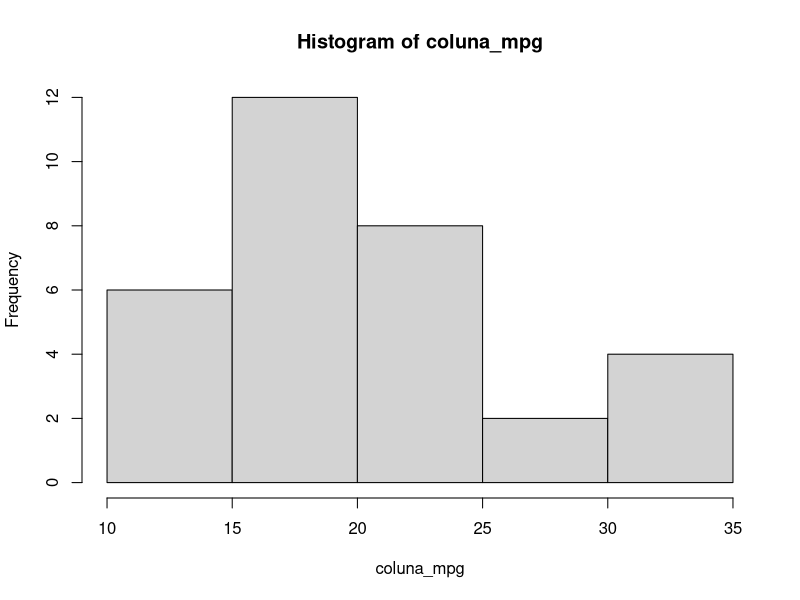
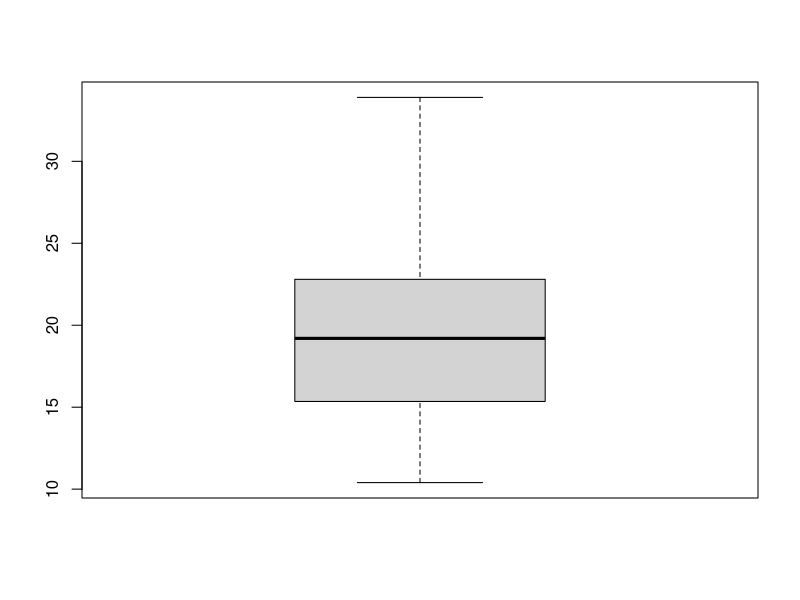
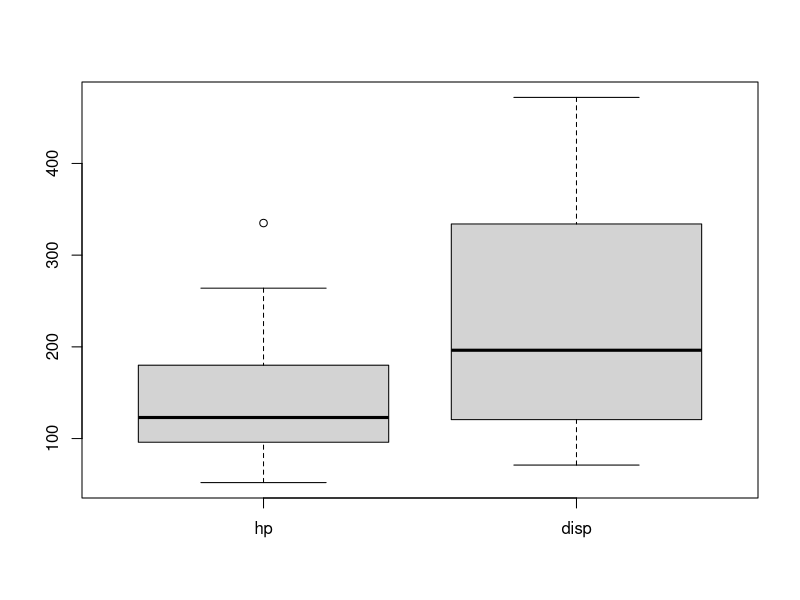
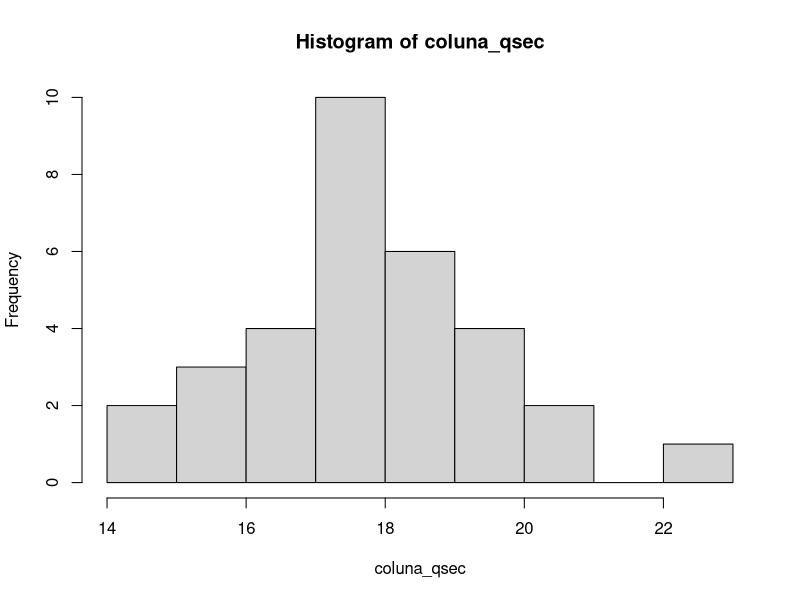
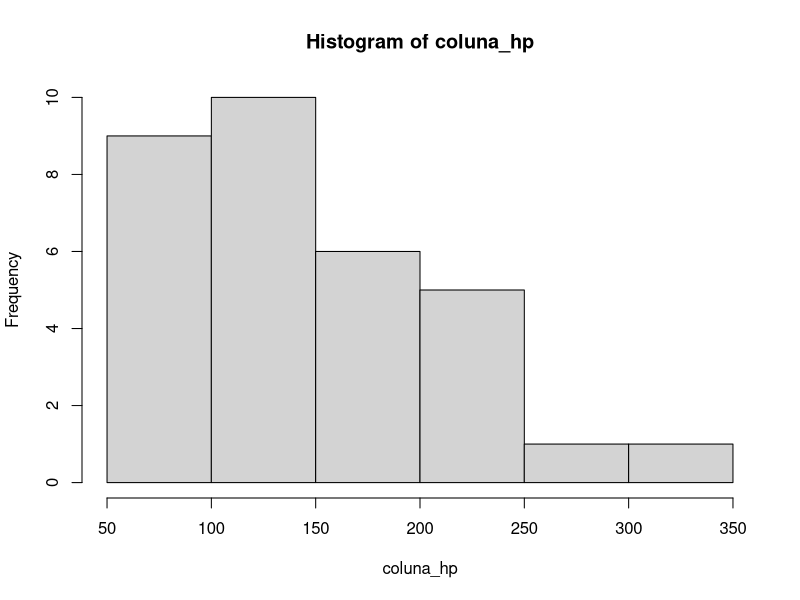

The R source for these figures, in order:
require(car)
require(dplyr)

## carregando base de dados (o csv)
data <- read.csv('mtcars.csv', sep = ';', dec = ',', encoding = "UTF-8")

## mostrar os dados em tabela
View(data)

## exibir as variaveis
glimpse(data)

## A) Com a coluna mpg que consta na base, calcular: mínimo e o máximo valor, média,
## mediana, desvio padrão, os quartis, construir o histograma e o boxplot e interpretar
## os resultados.


## pegando valor maximo da coluna mpg
coluna_mpg <- data$mpg
maximo <- max(coluna_mpg)
maximo

## pegando o valor mínimo da coluna mpg
minimo <- min(coluna_mpg)
minimo

## calculando a média da coluna mpg
media <- mean(coluna_mpg)
media

## calculando a mediana da coluna mpg
mediana <- median(coluna_mpg)
mediana

## calculando o desvio padrao da coluna mpg
desvio_padrao <- sd(coluna_mpg)
desvio_padrao

## calculando os quartis da coluna mpg
quartis <- quantile(coluna_mpg, c(0.25, 0.5, 0.75))
quartis

## construindo o histograma da coluna mpg
hist(coluna_mpg)

## construindo o boxplot da coluna mpg
boxplot(coluna_mpg)



## B) Gerar um gráfico boxplot com as colunas disp e hp.
coluna_disp <- data$disp
coluna_hp <- data$hp
  ### juntando as colunas
join_disp_hp <- list(coluna_hp,coluna_disp)
boxplot(join_disp_hp, names = c("hp","disp"))



## C) Com a coluna qsec, agrupe os dados em seus respectivos quartis, construir tabela
## com as frequências absolutas e relativas e suas respectivas acumuladas. Gerar o
## histograma e comentar o resultado obtido.
coluna_qsec <- data$qsec
  ## agrupando seus quartis
  quartis_qsec <- quantile(coluna_qsec, c(0.25, 0.5, 0.75))
  ### calculando a frequencia absoluta da coluna qsec
  frequencia_abs_qsec <- table(coluna_qsec)
  frequencia_abs_qsec
  ### calculando a frequencia relativa da coluna qsec
  frequencia_rel_qsec <- prop.table(frequencia_abs_qsec)
  frequencia_rel_qsec
  ### construindo a tabela com a frequencia absoluta e a frequencia relativa
  tabela_frequencias <- data.frame(Frequencia_Absoluta = frequencia_abs_qsec, Frequencia_Relativa = frequencia_rel_qsec)
  tabela_frequencias
  
  ### calculando as frequências absolutas acumuladas e as frequências relativas acumuladas
  frequencia_absoluta_acumulada <- cumsum(frequencia_abs_qsec)
  frequencia_absoluta_acumulada
  frequencia_relativa_acumulada <- prop.table(frequencia_absoluta_acumulada)
  frequencia_relativa_acumulada
  
  ## gerando o histograma
  hist(coluna_qsec)
  
  ## d) Com a coluna hp, gerar um histograma, e elaborar uma tabela de frequência usando
  ## as classes sugeridas pelo histograma.
  coluna_hp <- data$hp
  hist(coluna_hp)
  